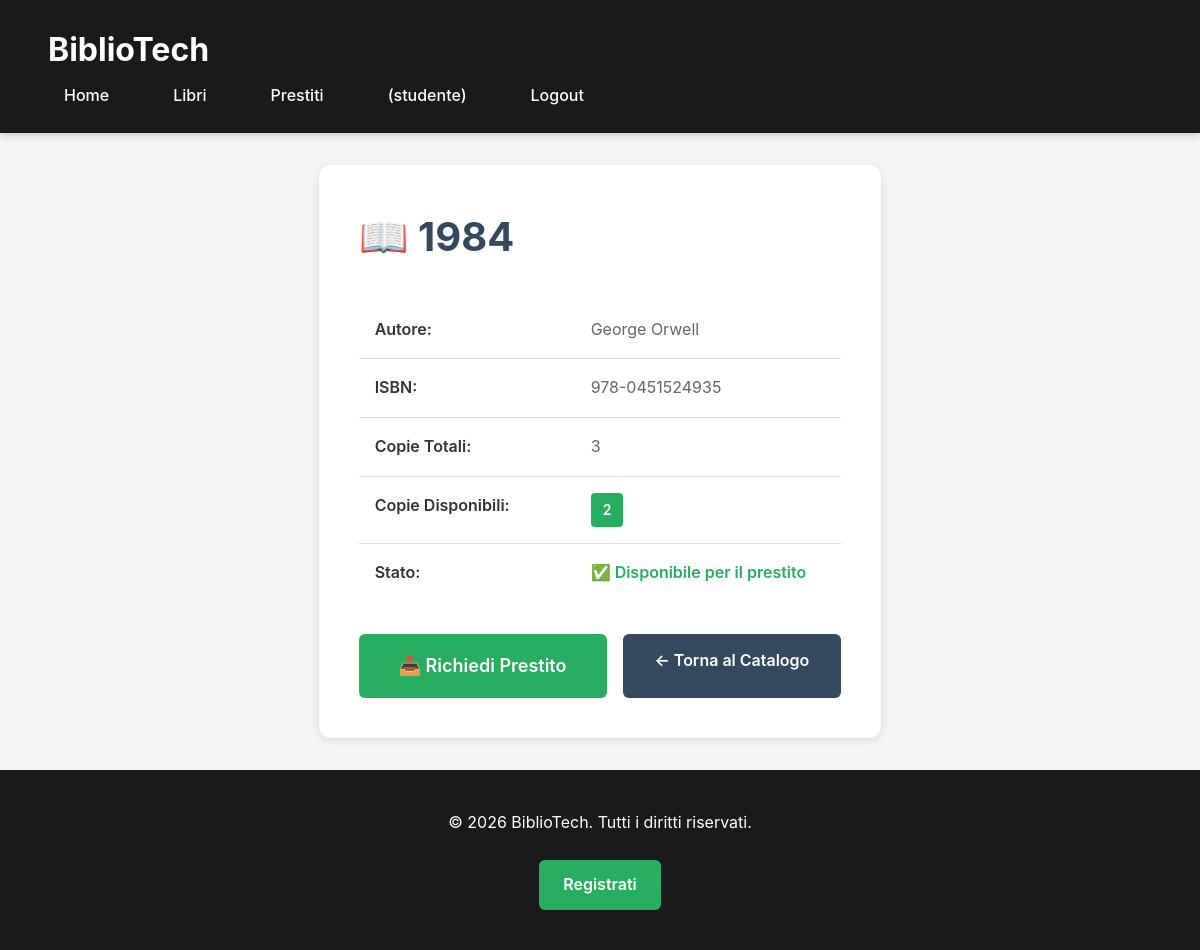
Screenshot of /root/src/libro.php?id=2 (signed in) with the database file from the repository.
### tables this page shows
CREATE TABLE libri (
    id INT AUTO_INCREMENT PRIMARY KEY,
    titolo VARCHAR(500) NOT NULL,
    autore VARCHAR(255) NOT NULL,
    isbn VARCHAR(20) DEFAULT NULL,
    copie_totali INT NOT NULL DEFAULT 1 CHECK (copie_totali >= 0),
    copie_disponibili INT NOT NULL DEFAULT 1 CHECK (copie_disponibili >= 0),
    data_inserimento TIMESTAMP DEFAULT CURRENT_TIMESTAMP,
    INDEX idx_titolo (titolo),
    INDEX idx_autore (autore),
    INDEX idx_disponibilita (copie_disponibili),
    CONSTRAINT chk_copie CHECK (copie_disponibili <= copie_totali)
);

### root/src/auth.php (called while the page is built, shortened)
<?php
function getUserRole() {
    return $_SESSION['ruolo'] ?? null;
}
function isStudente() {
    return getUserRole() === 'studente';
}
?>

### root/src/libro.php (the view, shortened to what this page needs)
<?php
require 'config.php';
require 'auth.php';
$id = $_GET['id'] ?? 0;
$stmt = $pdo->prepare("SELECT * FROM libri WHERE id = ?");
$stmt->execute([$id]);
$libro = $stmt->fetch();
include 'header.php';
?>
<link rel="stylesheet" href="assets/style.css">
<div class="page-container">
    <?php if($libro): ?>
        <div class="libro-dettaglio">
            <h1>📖 <?php echo htmlspecialchars($libro['titolo']); ?></h1>
            <div class="libro-info">
                <div class="info-row">
                    <span class="info-label">Autore:</span>
                    <span class="info-value"><?php echo htmlspecialchars($libro['autore']); ?></span>
                </div>
                <div class="info-row">
                    <span class="info-label">ISBN:</span>
                    <span class="info-value"><?php echo htmlspecialchars($libro['isbn'] ?? 'N/A'); ?></span>
                </div>
                <div class="info-row">
                    <span class="info-label">Copie Totali:</span>
                    <span class="info-value"><?php echo $libro['copie_totali']; ?></span>
                </div>
                <div class="info-row">
                    <span class="info-label">Copie Disponibili:</span>
                    <span class="info-value">
                        <span class="badge <?php echo $libro['copie_disponibili'] > 0 ? 'badge-success' : 'badge-danger'; ?>">
                            <?php echo $libro['copie_disponibili']; ?>
                        </span>
                    </span>
                </div>
                <div class="info-row">
                    <span class="info-label">Stato:</span>
                    <span class="info-value">
                        <?php if($libro['copie_disponibili'] > 0): ?>
                            <span class="status-available">✅ Disponibile per il prestito</span>
                        <?php else: ?>
                            <span class="status-unavailable">❌ Tutte le copie sono in prestito</span>
                        <?php endif; ?>
                    </span>
                </div>
            </div>
            <div class="libro-actions">
                <?php if(isStudente()): ?>
                    <?php if($libro['copie_disponibili'] > 0): ?>
                        <a href="prestito.php?libro_id=<?php echo $libro['id']; ?>"
                           class="btn btn-primary btn-lg"
                           onclick="return confirm('Confermi di voler richiedere il prestito di questo libro?');">
                            📥 Richiedi Prestito
                        </a>
                    <?php else: ?>
                        <button class="btn btn-secondary btn-lg" disabled>
                            ❌ Non Disponibile
                        </button>
                    <?php endif; ?>
                <?php endif; ?>
                <a href="libri.php" class="btn btn-secondary">
                    ← Torna al Catalogo
                </a>
            </div>
        </div>
    <?php endif; ?>
</div>
<?php include 'footer.php'; ?>

### root/src/assets/style.css (style rules this page uses)
* { margin: 0; padding: 0; box-sizing: border-box; }
:root { --primary-color: #27ae60; --primary-hover: #2ecc71; --secondary-color: #34495e; --danger-color: #e74c3c; --warning-color: #f39c12; --info-color: #3498db; --success-color: #27ae60; --dark-bg: #1a1a1a; --light-bg: #f4f4f4; --white: #ffffff; --text-dark: #333333; --text-light: #666666; --border-color: #dddddd; --shadow: 0 2px 10px rgba(0,0,0,0.1); }
body { font-family: -apple-system, BlinkMacSystemFont, 'Segoe UI', 'Arial', sans-serif; background-color: var(--light-bg); color: var(--text-dark); line-height: 1.6; min-height: 100vh; display: flex; flex-direction: column; }
.page-container { max-width: 1200px; margin: 2rem auto; padding: 0 2rem; flex: 1; }
.page-container h1 { font-size: 2.5rem; margin-bottom: 1rem; color: var(--secondary-color); }
form button, .btn { display: inline-block; padding: 0.875rem 2rem; background-color: var(--primary-color); color: var(--white); border: none; border-radius: 6px; font-size: 1rem; font-weight: 600; cursor: pointer; text-decoration: none; text-align: center; transition: all 0.3s ease; }
.btn-primary { background-color: var(--primary-color); color: var(--white); }
.btn-secondary { background-color: var(--secondary-color); color: var(--white); }
.btn-lg { padding: 1.125rem 2.5rem; font-size: 1.125rem; }
.badge { display: inline-block; padding: 0.375rem 0.75rem; border-radius: 4px; font-size: 0.875rem; font-weight: 600; }
.badge-success { background-color: var(--success-color); color: var(--white); }
.status-available { color: var(--success-color); font-weight: 600; }
.libro-dettaglio { background: var(--white); padding: 2.5rem; border-radius: 12px; box-shadow: var(--shadow); }
.libro-dettaglio h1 { margin-bottom: 2rem; color: var(--secondary-color); }
.libro-info { margin-bottom: 2rem; }
.info-row { display: grid; grid-template-columns: 200px 1fr; gap: 1rem; padding: 1rem; border-bottom: 1px solid var(--border-color); }
.info-row:last-child { border-bottom: none; }
.info-label { font-weight: 600; color: var(--text-dark); }
.info-value { color: var(--text-light); }
.libro-actions { display: flex; gap: 1rem; margin-top: 2rem; }

### rows the page displays
libri: titolo "1984", autore "George Orwell", isbn "978-0451524935", copie_totali "3", copie_disponibili "2"

### other values shown
$_SESSION['ruolo'] "studente"
